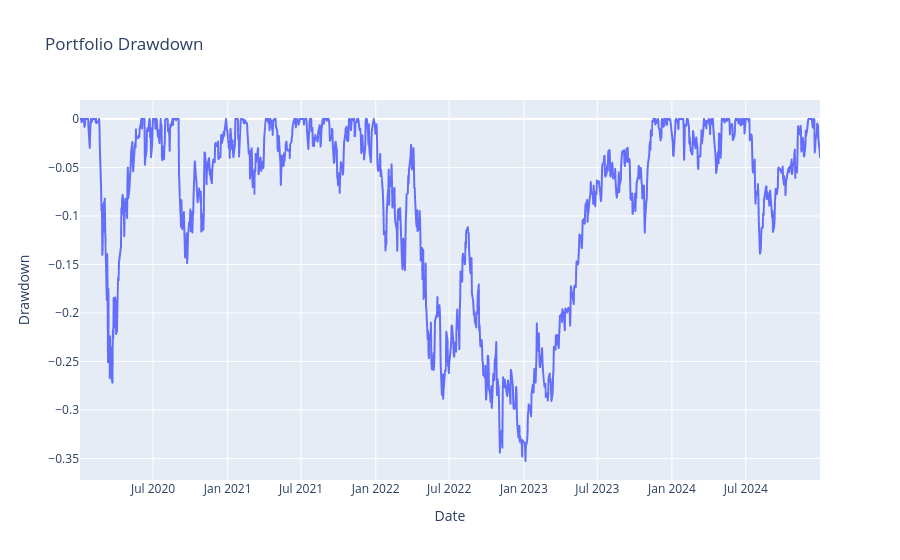

The code cell stored with this chart in its notebook:
### Code cell
plot_drawdown(drawdown).show()

### Figure 1 — Plotly figure (JSON) as saved in the notebook; plotly's stock layout.template omitted (floating-point values rounded to 4 significant figures; data arrays with more than 128 entries replaced by an {"elided": "..."} marker saying what was removed)
{"data": [{"hovertemplate": "variable=0<br>Date=%{x}<br>Drawdown=%{y}<extra></extra>", "legendgroup": "0", "line": {"color": "#636efa", "dash": "solid"}, "marker": {"symbol": "circle"}, "mode": "lines", "name": "0", "showlegend": true, "type": "scattergl", "x": {"elided": "1257 str values"}, "xaxis": "x", "y": {"elided": "1257 float values"}, "yaxis": "y"}], "layout": {"legend": {"title": {"text": "variable"}, "tracegroupgap": 0}, "showlegend": false, "title": {"text": "Portfolio Drawdown"}, "xaxis": {"anchor": "y", "domain": [0, 1], "title": {"text": "Date"}}, "yaxis": {"anchor": "x", "domain": [0, 1], "title": {"text": "Drawdown"}}}}
